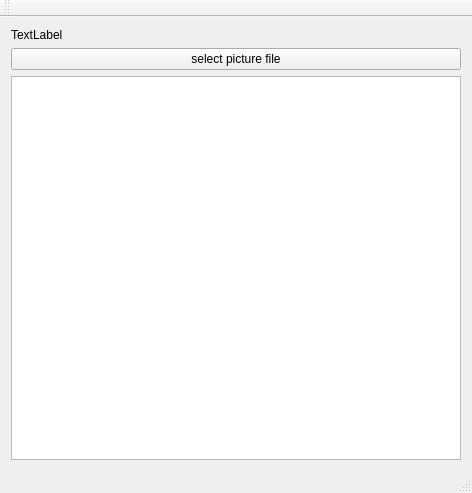
<?xml version="1.0" encoding="UTF-8"?>
<ui version="4.0">
 <class>MainWindow</class>
 <widget class="QMainWindow" name="MainWindow">
  <property name="geometry">
   <rect>
    <x>0</x>
    <y>0</y>
    <width>472</width>
    <height>493</height>
   </rect>
  </property>
  <property name="sizePolicy">
   <sizepolicy hsizetype="Preferred" vsizetype="Preferred">
    <horstretch>0</horstretch>
    <verstretch>0</verstretch>
   </sizepolicy>
  </property>
  <property name="focusPolicy">
   <enum>Qt::WheelFocus</enum>
  </property>
  <property name="windowTitle">
   <string>MainWindow</string>
  </property>
  <property name="layoutDirection">
   <enum>Qt::LeftToRight</enum>
  </property>
  <widget class="QWidget" name="centralWidget">
   <layout class="QGridLayout" name="gridLayout">
    <item row="0" column="0">
     <widget class="QLabel" name="label1">
      <property name="text">
       <string>TextLabel</string>
      </property>
     </widget>
    </item>
    <item row="1" column="0">
     <widget class="QPushButton" name="pushButton">
      <property name="text">
       <string>select picture file</string>
      </property>
     </widget>
    </item>
    <item row="2" column="0">
     <widget class="QGraphicsView" name="graphicsView">
      <property name="verticalScrollBarPolicy">
       <enum>Qt::ScrollBarAlwaysOff</enum>
      </property>
      <property name="horizontalScrollBarPolicy">
       <enum>Qt::ScrollBarAlwaysOff</enum>
      </property>
     </widget>
    </item>
   </layout>
  </widget>
  <widget class="QMenuBar" name="menuBar">
   <property name="geometry">
    <rect>
     <x>0</x>
     <y>0</y>
     <width>472</width>
     <height>17</height>
    </rect>
   </property>
  </widget>
  <widget class="QToolBar" name="mainToolBar">
   <attribute name="toolBarArea">
    <enum>TopToolBarArea</enum>
   </attribute>
   <attribute name="toolBarBreak">
    <bool>false</bool>
   </attribute>
  </widget>
  <widget class="QStatusBar" name="statusBar"/>
 </widget>
 <layoutdefault spacing="6" margin="11"/>
 <resources/>
 <connections/>
</ui>
